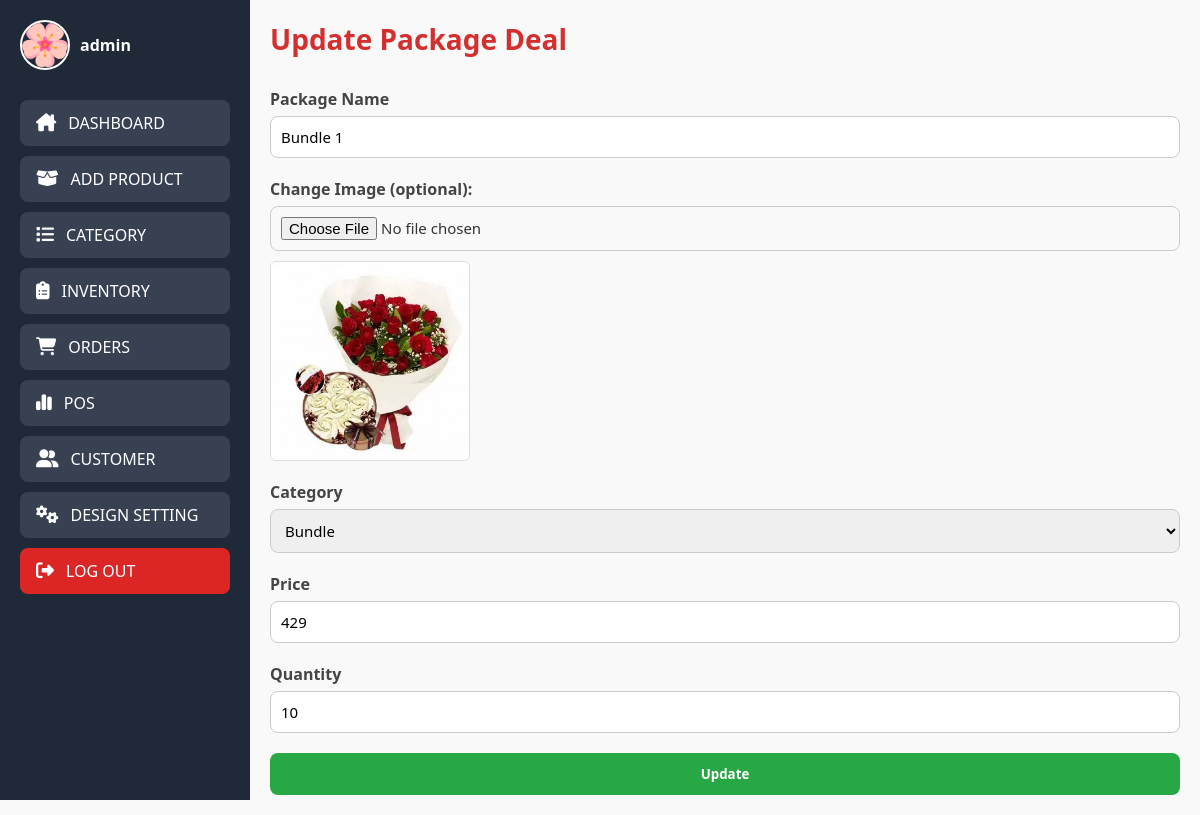
/php/edit-product.php?id=167, run on the app's committed database.
### tables this page shows
CREATE TABLE `product` (
  `id` int(11) NOT NULL,
  `name` varchar(255) NOT NULL,
  `image` varchar(255) NOT NULL,
  `category` varchar(255) NOT NULL,
  `qty` int(11) NOT NULL,
  `price` varchar(255) DEFAULT NULL,
  `category_id` int(11) DEFAULT NULL,
  `status` varchar(50) DEFAULT 'Available',
  `total_sold` int(11) DEFAULT 0,
  `available_stocks` int(11) DEFAULT 0
);

### php/edit-product.php (the view, shortened to what this page needs)
<?php
require 'connection.php';
if (isset($_GET['id'])) {
    $id = $_GET['id'];
    $selectProductQuery = "SELECT * FROM product WHERE id = ?";
    $stmtProduct = mysqli_prepare($conn, $selectProductQuery);
    mysqli_stmt_bind_param($stmtProduct, 'i', $id);
    if (mysqli_stmt_execute($stmtProduct)) {
        $result = mysqli_stmt_get_result($stmtProduct);
        $product = mysqli_fetch_assoc($result);
    } else {
        echo "Error fetching product details: " . mysqli_stmt_error($stmtProduct);
    }
} else {
    echo '<script>alert("Product ID not provided");</script>';
}
?>
<!DOCTYPE html>
<html lang="en" dir="ltr">
<head>
    <link rel="stylesheet" href="../css/edit-product.css">
</head>
<body>
    <div class="main-container">
    <?php include('admin-nav.php'); ?>
    <div class="content-wrapper">
    <div class="all">
        <h1 class="title">Update Package Deal</h1>
        <form action="" method="post" name="product_form" autocomplete="off" enctype="multipart/form-data" class="form">
            <div class="form-group">
                <label for="name">Package Name</label>
                <input type="text" name="name" id="name" required value="<?= $product['name']; ?>">
            </div>
            <div class="form-group">
                <label>Change Image (optional):</label>
                <input type="file" name="image" id="image" accept=".jpg, .jpeg, .png">
                <?php if (!empty($product['image'])): ?>
                    <img class="preview-image" src="../img/<?= $product['image']; ?>" alt="Current Image">
                <?php endif; ?>
            </div>
            <div class="form-group">
                <label for="category">Category</label>
                <select name="category" id="category" required>
                    <?php
                    $categoryQuery = mysqli_query($conn, "SELECT DISTINCT category FROM category");
                    while ($categoryRow = mysqli_fetch_assoc($categoryQuery)) {
                        $selected = ($categoryRow['category'] == $product['category']) ? "selected" : "";
                        echo "<option value='{$categoryRow['category']}' $selected>{$categoryRow['category']}</option>";
                    }
                    ?>
                </select>
            </div>
            <div class="form-group">
                <label for="prices">Price</label>
                <input type="text" name="prices" id="prices" value="<?= $product['price']; ?>" required>
            </div>
            <div class="form-group">
                <label for="qtys">Quantity</label>
                <input type="text" name="qtys" id="qtys" value="<?= $product['qty']; ?>" required>
            </div>
            <div class="form-group">
                <button class="submit-btn" type="submit" name="submit">Update</button>
            </div>
        </form>
        </div>
    </div>
    </div>
</body>
</html>

### php/admin-nav.php (shortened to what this page needs)
<?php
$conn = mysqli_connect("localhost:3306", "root", "", "flowershop");
if (isset($_GET["newUsername"])) {
    $newAdminName = $_GET["newUsername"];
} else {
    if (isset($_SESSION['adminUsername'])) {
        $newAdminName = $_SESSION['adminUsername'];
    } else {
        $result = mysqli_query($conn, "SELECT username FROM admin WHERE email = 'admin@gmail.com'");
        if ($result && $row = mysqli_fetch_assoc($result)) {
            $newAdminName = $row['username'];
        } else {
            $newAdminName = "ADMIN";
        }
    }
}
$result = mysqli_query($conn, "SELECT image FROM admin WHERE username = '$newAdminName'");
if ($result && $row = mysqli_fetch_assoc($result)) {
    $profile_picture = $row['image'];
} else {
    $profile_picture = "default_image.jpg";
}
?>
<!DOCTYPE html>
<html lang="en">
<head>
    <link rel="stylesheet" href="../css/admin-nav.css">
    <link rel="stylesheet" href="https://cdnjs.cloudflare.com/ajax/libs/font-awesome/6.4.2/css/all.min.css" />
</head>
<body>
<div class="sidebar">
  <div class="sidebar-content">
    <a href="admin-account.php?newUsername=<?php echo urlencode($newAdminName); ?>" class="admin-profile">
      <img src="<?php echo $profile_picture; ?>" alt="Admin Profile">
      <span><?php echo $newAdminName; ?></span>
    </a>
    <nav class="nav-links">
      <a href="admin-dashboard.php" class="nav-btn">
        <i class="fa-solid fa-house-chimney"></i>
        <span>DASHBOARD</span>
      </a>
      <a href="add-product.php" class="nav-btn">
        <i class="fa-solid fa-box-open"></i>
        <span>ADD PRODUCT</span>
      </a>
      <a href="category-management.php" class="nav-btn">
        <i class="fa-solid fa-list"></i>
        <span>CATEGORY</span>
      </a>
      <a href="product-inventory.php" class="nav-btn">
        <i class="fa-solid fa-clipboard-list"></i>
        <span>INVENTORY</span>
      </a>
      <a href="orders.php" class="nav-btn">
        <i class="fa-solid fa-cart-shopping"></i>
        <span>ORDERS</span>
      </a>
      <a href="pos.php" class="nav-btn">
        <i class="fa-solid fa-chart-simple"></i>
        <span>POS</span>
      </a>
      <a href="unlock-user.php" class="nav-btn">
        <i class="fa-solid fa-user-group"></i>
        <span>CUSTOMER</span>
      </a>
      <a href="customer-design-setting.php" class="nav-btn">
        <i class="fa-solid fa-gears"></i>
        <span>DESIGN SETTING</span>
      </a>
      <a href="customer-landing-page.php" class="nav-btn logout">
        <i class="fa-solid fa-right-from-bracket"></i>
        <span>LOG OUT</span>
      </a>
    </nav>
  </div>
</div>
</body>
</html>

### css/edit-product.css (style rules this page uses)
* { margin: 0; padding: 0; box-sizing: border-box; font-family: 'Segoe UI', Tahoma, Geneva, Verdana, sans-serif; }
body { background-color: #f9f9f9; color: #333; }
.main-container { display: flex; min-height: 100vh; width: 100%; }
.content-wrapper { margin-left: 250px; flex-grow: 1; padding: 20px; background-color: #f9f9f9; overflow-x: auto; }
.title { text-align: left; font-size: 28px; margin-bottom: 30px; color: #d32f2f; }
.form { display: flex; flex-direction: column; gap: 20px; }
.form-group { display: flex; flex-direction: column; }
.form-group label { margin-bottom: 6px; font-weight: 600; color: #444; }
.form-group input[type="text"], .form-group select, .form-group input[type="file"] { padding: 10px; border: 1px solid #ccc; border-radius: 8px; font-size: 15px; }
.submit-btn { padding: 12px; background-color: #28a745; color: #fff; font-weight: bold; border: none; border-radius: 8px; cursor: pointer; transition: background-color 0.3s ease; }
.preview-image { margin-top: 10px; max-width: 200px; border: 1px solid #ddd; border-radius: 6px; }

### css/admin-nav.css (style rules this page uses)
.sidebar { width: 250px; height: 100vh; background-color: #1f2937; position: fixed; top: 0; left: 0; padding: 20px; }
.admin-profile { display: flex; align-items: center; gap: 10px; margin-bottom: 30px; text-decoration: none; color: #fff; }
.admin-profile img { width: 50px; height: 50px; border-radius: 50%; object-fit: cover; border: 2px solid #fff; }
.admin-profile span { font-size: 16px; font-weight: bold; }
.nav-links { display: flex; flex-direction: column; gap: 10px; }
.nav-btn { display: flex; align-items: center; gap: 12px; padding: 12px 16px; background-color: #374151; border-radius: 8px; text-decoration: none; color: #ffffff; font-weight: 500; transition: background-color 0.3s ease; }
.nav-btn i { font-size: 18px; }
.logout { background-color: #dc2626; }

### data on the page
product: name "Bundle 1", image (picture), prices "429", qtys "10"

### other printed values
$newAdminName "admin"
form field category "Bundle"
